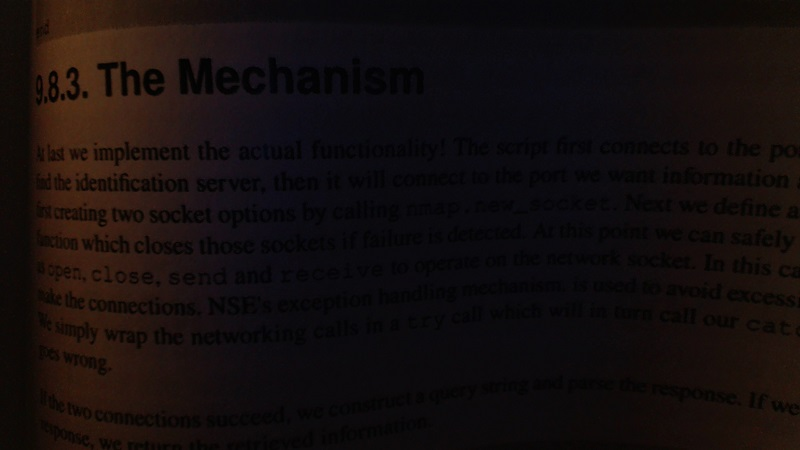
#> input picture data/bookpage.jpg, 800 x 450 px, given in place of the camera
$ python edge_detection.py   (older library calls are emulated)
#> lines starting #> are read from the running program, lines starting #| are printed output that depends on the picture; after the words box and inside, x2 and y2 are one past the last pixel; in counts of white or black regions, pixels touching at a corner belong together
import cv2
import numpy as np

cap = cv2.VideoCapture(0)

while (1):
    _, frame = cap.read()
#> frame is the input picture: shape (450, 800, 3); mean B, G, R 13.4, 13.6, 20.3
    hsv = cv2.cvtColor(frame, cv2.COLOR_BGR2HSV)
#> hsv: shape (450, 800, 3); mean H, S, V 81.2, 108.8, 21.8

    lower_red = np.array([30, 150, 50])
    upper_red = np.array([255, 255, 180])

    #green and yellow
    #lower_red = np.array([0, 150, 50])
    #upper_red = np.array([100, 255, 180])


    mask = cv2.inRange(hsv, lower_red, upper_red)
#> mask: shape (450, 800); every value is 0
    res = cv2.bitwise_and(frame, frame, mask=mask)
#> res: shape (450, 800, 3); every value is 0

    laplacian = cv2.Laplacian(frame, cv2.CV_64F)
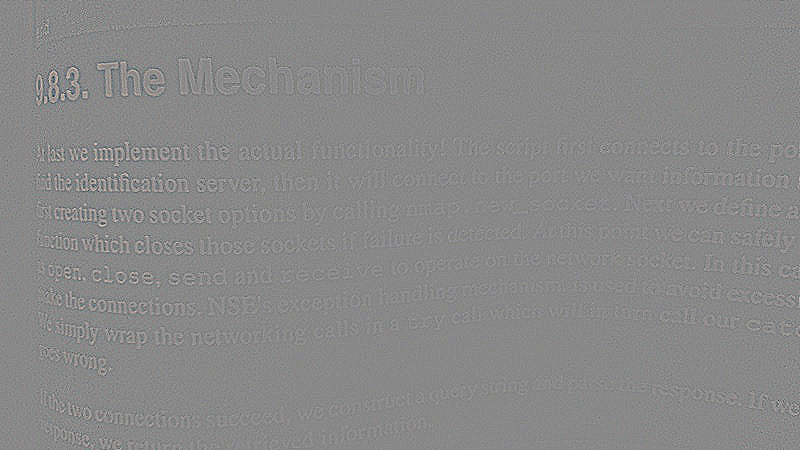
#> laplacian: shape (450, 800, 3) float64; mean B, G, R 0, 0, 0; drawn with min black and max white
    #sobelx = cv2.Sobel(frame, cv2.CV_64F, 1, 0, ksize=5)
    #sobely = cv2.Sobel(frame, cv2.CV_64F, 0, 1, ksize=5)

    edges = cv2.Canny(frame, 100, 200)
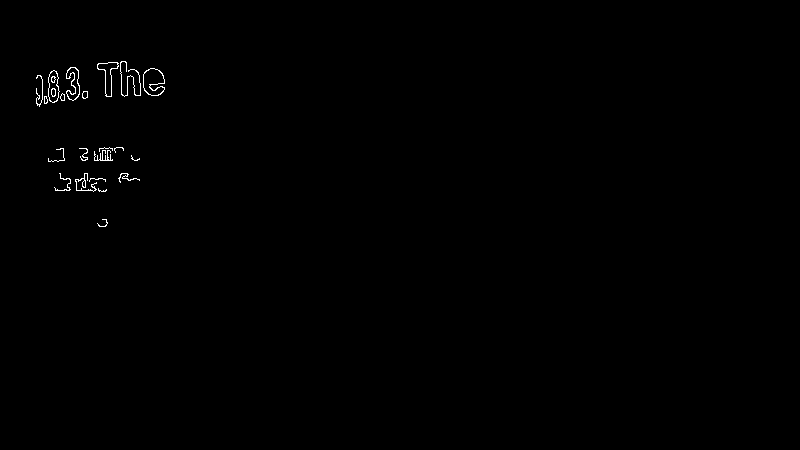
#> edges: shape (450, 800); 0.34% white in thin lines or dots, all inside (x1, y1, x2, y2) = (36, 61, 165, 227)
    cv2.imshow('Edges', edges)

    cv2.imshow('frame', frame)
    cv2.imshow('mask', mask)
    cv2.imshow('laplacian', laplacian)
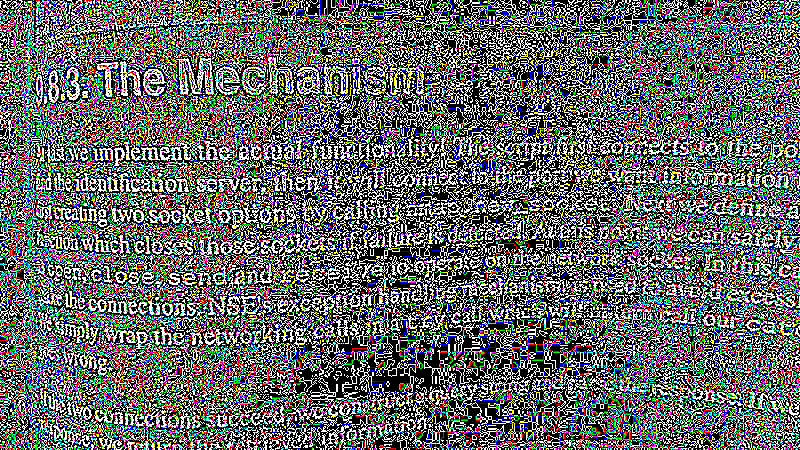
#> window 'laplacian': shape (450, 800, 3); mean B, G, R 104.5, 102.9, 103.7
    #cv2.imshow('sobelx', sobelx)
    #cv2.imshow('sobely', sobely)

    #cv2.imshow('res', smoothed)

    k = cv2.waitKey(5) & 0xFF
#> (key Esc is pressed here)
    if k == 27:
        break

cv2.destroyAllWindows()
cap.release()
